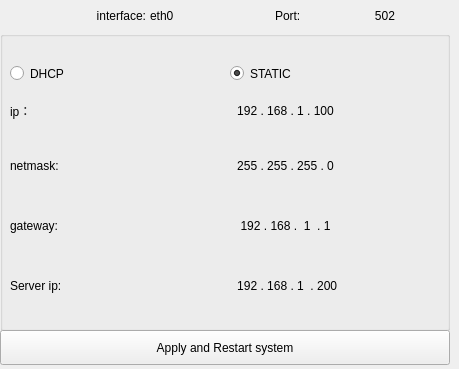
             <widget class="QWidget" name="scrollAreaWidgetContents">
              <property name="geometry">
               <rect>
                <x>0</x>
                <y>0</y>
                <width>459</width>
                <height>369</height>
               </rect>
              </property>
              <widget class="QLabel" name="interface_2">
               <property name="geometry">
                <rect>
                 <x>1</x>
                 <y>1</y>
                 <width>145</width>
                 <height>30</height>
                </rect>
               </property>
               <property name="text">
                <string>              interface:</string>
               </property>
               <property name="alignment">
                <set>Qt::AlignRight|Qt::AlignTrailing|Qt::AlignVCenter</set>
               </property>
              </widget>
              <widget class="QLabel" name="Port">
               <property name="geometry">
                <rect>
                 <x>275</x>
                 <y>1</y>
                 <width>40</width>
                 <height>30</height>
                </rect>
               </property>
               <property name="text">
                <string>Port:</string>
               </property>
              </widget>
              <widget class="QGroupBox" name="groupBox_9">
               <property name="geometry">
                <rect>
                 <x>0</x>
                 <y>31</y>
                 <width>450</width>
                 <height>300</height>
                </rect>
               </property>
               <property name="title">
                <string/>
               </property>
               <property name="alignment">
                <set>Qt::AlignCenter</set>
               </property>
               <property name="flat">
                <bool>true</bool>
               </property>
               <property name="checkable">
                <bool>false</bool>
               </property>
               <widget class="QRadioButton" name="radio_dhcp">
                <property name="geometry">
                 <rect>
                  <x>10</x>
                  <y>23</y>
                  <width>220</width>
                  <height>39</height>
                 </rect>
                </property>
                <property name="text">
                 <string>DHCP</string>
                </property>
               </widget>
               <widget class="QRadioButton" name="radio_dhcp_2">
                <property name="geometry">
                 <rect>
                  <x>230</x>
                  <y>23</y>
                  <width>220</width>
                  <height>39</height>
                 </rect>
                </property>
                <property name="text">
                 <string>STATIC</string>
                </property>
                <property name="checked">
                 <bool>true</bool>
                </property>
               </widget>
               <widget class="QLabel" name="label_5">
                <property name="geometry">
                 <rect>
                  <x>10</x>
                  <y>65</y>
                  <width>175</width>
                  <height>30</height>
                 </rect>
                </property>
                <property name="text">
                 <string>ip：</string>
                </property>
               </widget>
               <widget class="QLabel" name="label_10">
                <property name="geometry">
                 <rect>
                  <x>190</x>
                  <y>65</y>
                  <width>191</width>
                  <height>30</height>
                 </rect>
                </property>
                <property name="text">
                 <string>192 . 168 . 1 . 100</string>
                </property>
                <property name="alignment">
                 <set>Qt::AlignCenter</set>
                </property>
               </widget>
               <widget class="QLabel" name="label_11">
                <property name="geometry">
                 <rect>
                  <x>10</x>
                  <y>120</y>
                  <width>175</width>
                  <height>30</height>
                 </rect>
                </property>
                <property name="text">
                 <string>netmask:</string>
                </property>
                <property name="alignment">
                 <set>Qt::AlignLeading|Qt::AlignLeft|Qt::AlignVCenter</set>
                </property>
               </widget>
               <widget class="QLabel" name="label_12">
                <property name="geometry">
                 <rect>
                  <x>190</x>
                  <y>120</y>
                  <width>191</width>
                  <height>30</height>
                 </rect>
                </property>
                <property name="text">
                 <string>255 . 255 . 255 . 0</string>
                </property>
                <property name="alignment">
                 <set>Qt::AlignCenter</set>
                </property>
               </widget>
               <widget class="QLabel" name="label_21">
                <property name="geometry">
                 <rect>
                  <x>10</x>
                  <y>180</y>
                  <width>175</width>
                  <height>30</height>
                 </rect>
                </property>
                <property name="text">
                 <string>gateway:</string>
                </property>
               </widget>
               <widget class="QLabel" name="label_22">
                <property name="geometry">
                 <rect>
                  <x>190</x>
                  <y>180</y>
                  <width>191</width>
                  <height>30</height>
                 </rect>
                </property>
                <property name="text">
                 <string>192 . 168 .  1  . 1</string>
                </property>
                <property name="alignment">
                 <set>Qt::AlignCenter</set>
                </property>
               </widget>
               <widget class="QLabel" name="label_29">
                <property name="geometry">
                 <rect>
                  <x>10</x>
                  <y>240</y>
                  <width>175</width>
                  <height>30</height>
                 </rect>
                </property>
                <property name="text">
                 <string>Server ip:</string>
                </property>
               </widget>
               <widget class="QLabel" name="label_31">
                <property name="geometry">
                 <rect>
                  <x>190</x>
                  <y>240</y>
                  <width>191</width>
                  <height>30</height>
                 </rect>
                </property>
                <property name="text">
                 <string> 192 . 168 . 1  . 200</string>
                </property>
                <property name="alignment">
                 <set>Qt::AlignCenter</set>
                </property>
               </widget>
              </widget>
              <widget class="QPushButton" name="pushButton">
               <property name="geometry">
                <rect>
                 <x>0</x>
                 <y>330</y>
                 <width>450</width>
                 <height>35</height>
                </rect>
               </property>
               <property name="text">
                <string>Apply and Restart system</string>
               </property>
              </widget>
              <widget class="QLabel" name="cb_interface">
               <property name="geometry">
                <rect>
                 <x>150</x>
                 <y>1</y>
                 <width>125</width>
                 <height>30</height>
                </rect>
               </property>
               <property name="text">
                <string>eth0</string>
               </property>
              </widget>
              <widget class="QLabel" name="edt_port">
               <property name="geometry">
                <rect>
                 <x>315</x>
                 <y>0</y>
                 <width>140</width>
                 <height>31</height>
                </rect>
               </property>
               <property name="text">
                <string>502</string>
               </property>
               <property name="alignment">
                <set>Qt::AlignCenter</set>
               </property>
              </widget>
             </widget>
